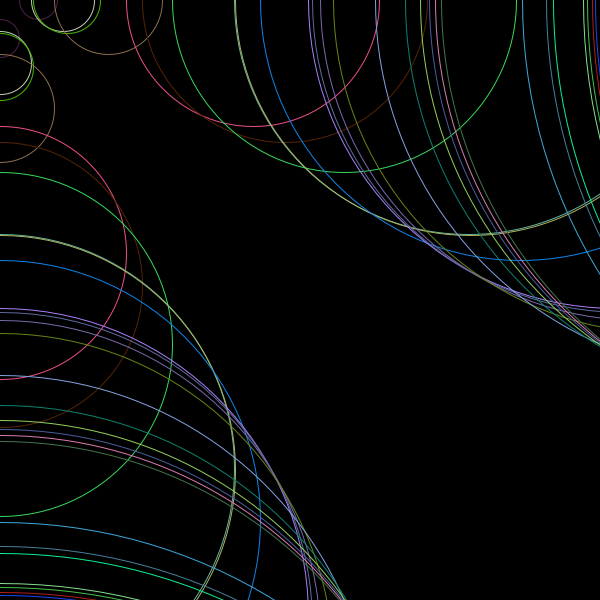
Frame 1 (no input)
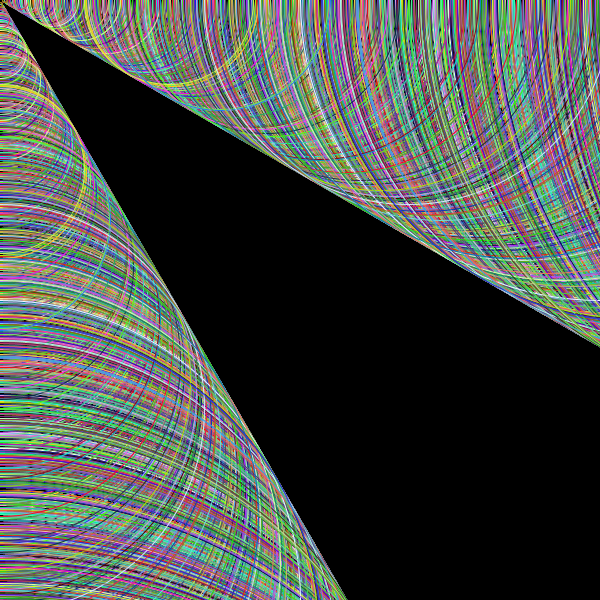
Frame 60 (the mouse pressed at the canvas centre just before this capture)
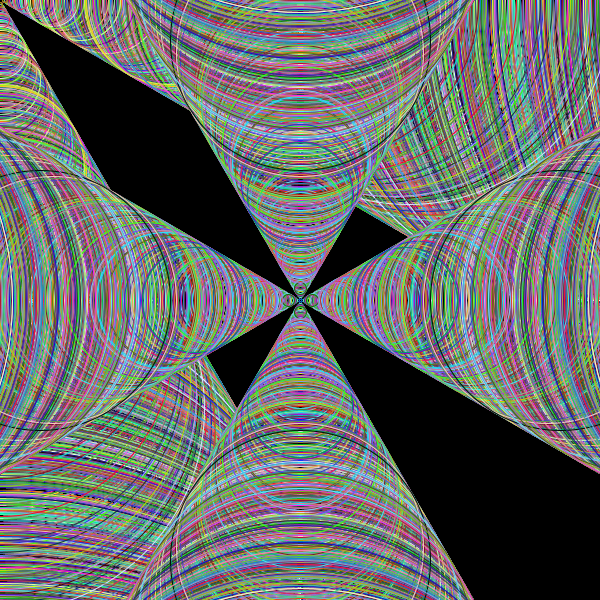
Frame 120 (the mouse held since frame 60 and released just before this capture)

The Processing sketch that drew these frames (run headless with seeded random() and noise(); from frame 60 on, the mouse is pressed at the canvas centre):

// Processing sketch: circles_recursion
// ── circles_recursion.pde
void setup() {
  size (600, 600); 
  background (0); 
}
void draw() {
  ellip(0); 
  delay(100);
}

void ellip(int d) {
  int speed = 1; 
  //stroke(255); 
  stroke ((int) (Math.random()*255), (int) (Math.random()*255), (int) (Math.random()*255)); 
  d ++; 
  noFill();
  if (d < width*3) {
    if (d% (int)(Math.random()*200 + 1) == 0){
          ellipse(mouseX + d, mouseY, d * speed, d  * speed);
          ellipse(mouseX - d, mouseY, d * speed, d  * speed);
          ellipse(mouseX, mouseY + d, d * speed, d  * speed);
          ellipse(mouseX, mouseY - d, d * speed, d  * speed);
    }
    ellip(d);
  }
   
   
}

void mouseMoved(){
   fill(0, 0, 0, 63); 
   rect(0, 0, width, height); 
}
